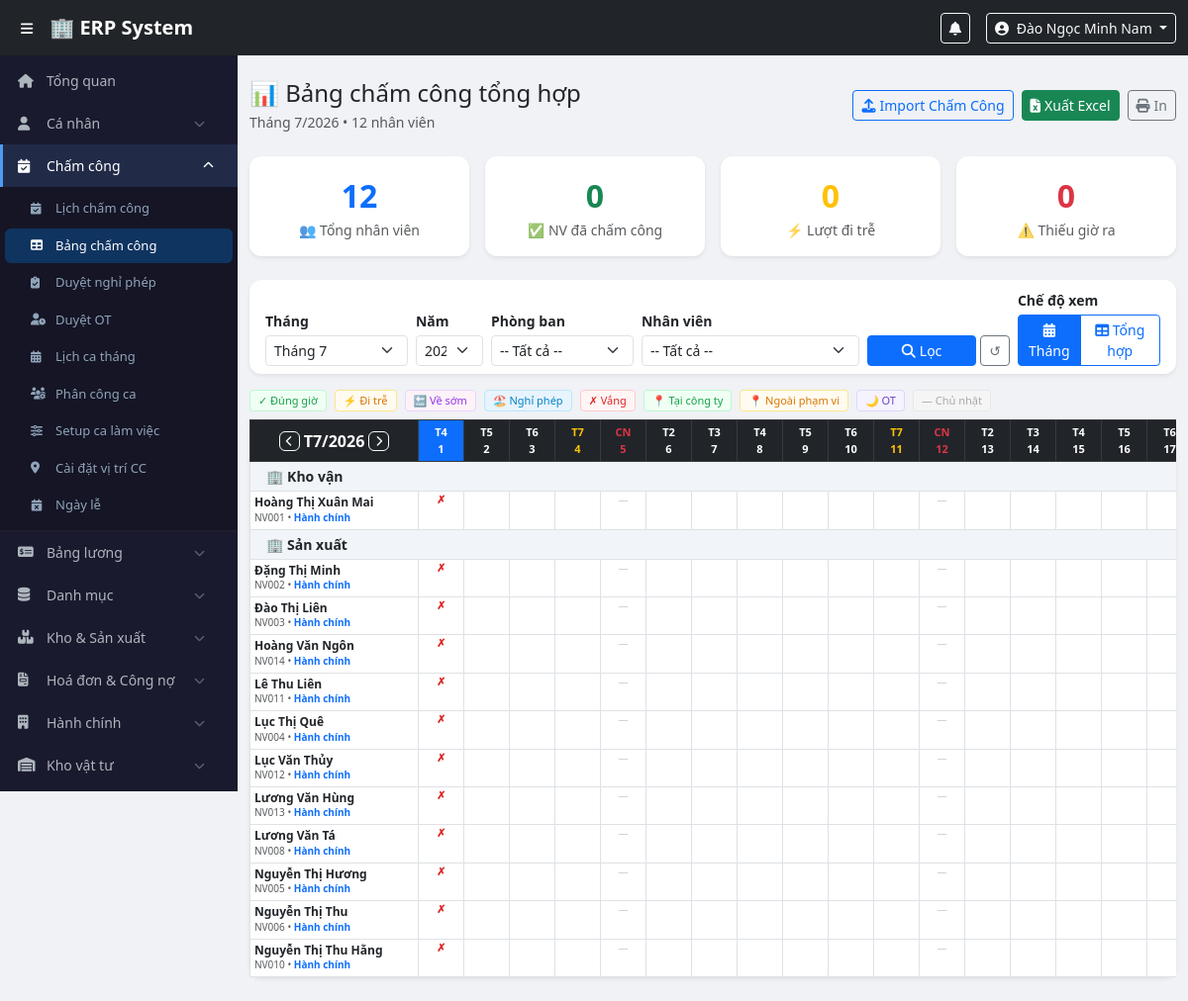
Page /modules/attendance/all_attendance.php (signed in) on the committed database.
### tables this page shows
CREATE TABLE `users` (
  `id` int(11) NOT NULL,
  `employee_code` varchar(20) NOT NULL,
  `full_name` varchar(100) NOT NULL,
  `username` varchar(50) NOT NULL,
  `password_hash` varchar(255) NOT NULL,
  `email` varchar(100) DEFAULT NULL,
  `phone` varchar(20) DEFAULT NULL,
  `role_id` int(11) NOT NULL,
  `department_id` int(11) DEFAULT NULL,
  `is_active` tinyint(1) DEFAULT 1,
  `created_at` timestamp NOT NULL DEFAULT current_timestamp()
);

CREATE TABLE `departments` (
  `id` int(11) NOT NULL,
  `name` varchar(100) NOT NULL,
  `created_at` timestamp NOT NULL DEFAULT current_timestamp()
);

CREATE TABLE `work_shifts` (
  `id` int(11) NOT NULL,
  `shift_code` varchar(20) NOT NULL,
  `shift_name` varchar(100) NOT NULL,
  `start_time` time NOT NULL,
  `end_time` time NOT NULL,
  `late_threshold` int(11) DEFAULT 15,
  `break_minutes` int(11) DEFAULT 60,
  `work_hours` decimal(4,2) DEFAULT 8.00,
  `ot_multiplier` decimal(3,2) DEFAULT 1.50,
  `weekend_multiplier` decimal(3,2) DEFAULT 2.00,
  `holiday_multiplier` decimal(3,2) DEFAULT 3.00,
  `is_night_shift` tinyint(1) NOT NULL DEFAULT 0,
  `color` varchar(20) DEFAULT '#0d6efd',
  `is_active` tinyint(1) DEFAULT 1,
  `created_by` int(11) DEFAULT NULL,
  `created_at` timestamp NOT NULL DEFAULT current_timestamp()
);

### modules/attendance/all_attendance.php (the view, shortened to what the rows shown need)
<?php
require_once $_SERVER['DOCUMENT_ROOT'] . '/erp/config/auth.php';
$pdo  = getDBConnection();
$viewMonth  = (int)($_GET['month']   ?? date('m'));
$viewYear   = (int)($_GET['year']    ?? date('Y'));
$filterDept = (int)($_GET['dept']    ?? 0);
$filterUser = (int)($_GET['user_id'] ?? 0);
$viewMode   = $_GET['view']          ?? 'month';
$daysInMon = cal_days_in_month(CAL_GREGORIAN, $viewMonth, $viewYear);
$empSQL = "SELECT u.id, u.full_name, u.employee_code, d.name AS dept_name, d.id AS dept_id,
                  r.display_name AS role_name,
                  ws.shift_name, ws.color AS shift_color,
                  ws.start_time AS shift_start, ws.end_time AS shift_end,
                  ws.work_hours AS shift_work_hours, ws.late_threshold
           FROM users u
           LEFT JOIN departments d ON u.department_id = d.id
           LEFT JOIN roles r ON u.role_id = r.id
           LEFT JOIN employee_shifts es ON es.user_id = u.id
               AND es.effective_date <= LAST_DAY(?)
               AND (es.end_date IS NULL OR es.end_date >= ?)
           LEFT JOIN work_shifts ws ON es.shift_id = ws.id
           WHERE u.is_active = 1 AND r.name != 'director'";
$empParams = ["$viewYear-$viewMonth-01", "$viewYear-$viewMonth-01"];
$empSQL .= " ORDER BY d.name, u.full_name";
$empStmt = $pdo->prepare($empSQL);
$empStmt->execute($empParams);
$employees = $empStmt->fetchAll();
$attMap = [];
$leaveMap = [];
$holidays = $pdo->prepare("SELECT holiday_date FROM holidays WHERE MONTH(holiday_date)=? AND YEAR(holiday_date)=?");
$holidays->execute([$viewMonth, $viewYear]);
$holidayDates = array_column($holidays->fetchAll(), 'holiday_date');
$empList = $pdo->query("SELECT id, full_name, employee_code FROM users WHERE is_active=1 ORDER BY full_name")->fetchAll();
include $_SERVER['DOCUMENT_ROOT'] . '/erp/includes/header.php';
?>
<div class="main-content">
<div class="container-fluid py-4">
    <?php if ($viewMode === 'month'): ?>
    <div class="card border-0 shadow-sm">
        <div class="card-body p-0">
            <div class="table-responsive">
                <table class="table table-bordered table-sm att-table mb-0" id="attTable">
                    <thead>
                        <tr class="table-dark">
                            <th class="sticky-col text-center" rowspan="2" style="min-width:170px;vertical-align:middle;">
                                <div class="d-flex align-items-center justify-content-center gap-1">
                                    <a href="?month=<?= $viewMonth-1 ?>&year=<?= $viewYear ?>&dept=<?= $filterDept ?>&user_id=<?= $filterUser ?>&view=month"
                                       class="btn btn-xs btn-outline-light"><i class="fas fa-chevron-left"></i></a>
                                    <span>T<?= $viewMonth ?>/<?= $viewYear ?></span>
                                    <a href="?month=<?= $viewMonth+1 ?>&year=<?= $viewYear ?>&dept=<?= $filterDept ?>&user_id=<?= $filterUser ?>&view=month"
                                       class="btn btn-xs btn-outline-light"><i class="fas fa-chevron-right"></i></a>
                                </div>
                            </th>
                            <?php for ($d = 1; $d <= $daysInMon; $d++):
                                $ds  = sprintf('%04d-%02d-%02d', $viewYear, $viewMonth, $d);
                                $dow = date('N', strtotime($ds));
                                $isToday   = ($ds === date('Y-m-d'));
                                $isSun     = ($dow == 7);
                                $isSat     = ($dow == 6);
                                $isHoliday = in_array($ds, $holidayDates);
                            ?>
                            <th class="text-center px-0
                                <?= $isToday ? 'bg-primary' : '' ?>
                                <?= !$isToday && $isHoliday ? 'bg-danger bg-opacity-75' : '' ?>
                                <?= !$isToday && !$isHoliday && $isSun ? 'text-danger' : '' ?>
                                <?= !$isToday && !$isHoliday && $isSat ? 'text-warning' : '' ?>"
                                style="min-width:36px;font-size:11px;white-space:nowrap;"
                                title="<?= $isHoliday ? 'Ngày lễ' : '' ?>">
                                <div><?= ['','T2','T3','T4','T5','T6','T7','CN'][$dow] ?></div>
                                <div class="fw-bold"><?= $d ?></div>
                            </th>
                            <?php endfor; ?>
                        </tr>
                    </thead>
                    <tbody>
                    <?php
                    $prevDept = null;
                    foreach ($employees as $emp):
                        if ($emp['dept_name'] !== $prevDept):
                            $prevDept = $emp['dept_name'];
                    ?>
                    <tr class="dept-row">
                        <td colspan="<?= $daysInMon + 7 ?>" class="py-1 ps-3 fw-bold small">
                            🏢 <?= htmlspecialchars($emp['dept_name'] ?? 'Chưa phân phòng ban') ?>
                        </td>
                    </tr>
                    <?php endif;
                    ?>
                    <tr class="emp-row">
                        <td class="sticky-col py-1">
                            <div class="fw-semibold" style="font-size:12px;line-height:1.2;">
                                <?= htmlspecialchars($emp['full_name']) ?>
                            </div>
                            <div style="font-size:10px;" class="text-muted">
                                <?= $emp['employee_code'] ?>
                                <?php if ($emp['shift_name']): ?>
                                &bull; <span style="color:<?= $emp['shift_color'] ?>;font-weight:600;">
                                    <?= htmlspecialchars($emp['shift_name']) ?>
                                </span>
                                <?php endif; ?>
                            </div>
                        </td>
                        <?php for ($d = 1; $d <= $daysInMon; $d++):
                            $dateStr   = sprintf('%04d-%02d-%02d', $viewYear, $viewMonth, $d);
                            $dow       = date('N', strtotime($dateStr));
                            $isSun     = ($dow == 7);
                            $isFuture  = ($dateStr > date('Y-m-d'));
                            $isHoliday = in_array($dateStr, $holidayDates);
                            $att   = $attMap[$emp['id']][$dateStr]   ?? null;
                            $leave = $leaveMap[$emp['id']][$dateStr] ?? null;
                            $bg = '#fff'; $content = ''; $title = '';
                            if ($isSun) {
                                $content = '<span style="color:#ccc;font-size:10px;">—</span>';
                            } elseif ($isHoliday && !$att) {
                                $bg = '#fff0f0';
                                $content = '<span style="font-size:11px;" title="Ngày lễ">🎉</span>';
                            } elseif ($isFuture) {
                                $bg = '#fafafa';
                            } elseif ($leave && !$att) {
                                $leaveLabels = ['annual'=>'Phép','sick'=>'Ốm','unpaid'=>'KL','other'=>'Khác'];
                                $bg = '#e8f4fd';
                                $content = '<span style="font-size:10px;color:#0284c7;font-weight:600;">' . ($leaveLabels[$leave] ?? 'Phép') . '</span>';
                                $title = 'Nghỉ phép';
                            } else {
                                $content = '<span style="color:#dc2626;font-size:11px;font-weight:bold;">✗</span>';
                                $title = 'Vắng không phép';
                            }
                        ?>
                        <td class="text-center p-0 att-cell"
                            style="min-width:46px;font-size:11px;white-space:nowrap;"
                            title="<?= htmlspecialchars($title) ?>"
                            onclick="showDayDetail(<?= $emp['id'] ?>, '<?= $dateStr ?>', '<?= htmlspecialchars(addslashes($emp['full_name'])) ?>')">
                            <?= $content ?>
                        </td>
                        <?php endfor; ?>
                    </tr>
                    <?php endforeach; ?>
                    </tbody>
                </table>
            </div>
        </div>
    </div>
    <?php endif; ?>
</div>
</div>
<?php include $_SERVER['DOCUMENT_ROOT'] . '/erp/includes/footer.php'; ?>

### includes/header.php (shortened to what the rows shown need)
<?php
$user = currentUser();
?>
<!DOCTYPE html>
<html lang="vi">
<head>
    <link href="https://cdn.jsdelivr.net/npm/bootstrap@5.3.0/dist/css/bootstrap.min.css" rel="stylesheet">
    <link href="https://cdnjs.cloudflare.com/ajax/libs/font-awesome/6.4.0/css/all.min.css" rel="stylesheet">
    <link href="/erp/assets/css/style.css" rel="stylesheet">
</head>
<body>
<nav class="navbar navbar-expand-lg navbar-dark bg-dark fixed-top" style="z-index:1030;">
    <div class="container-fluid">
        <div class="ms-auto d-flex align-items-center gap-3">
            <div class="dropdown">
                <button class="btn btn-sm btn-outline-light dropdown-toggle" data-bs-toggle="dropdown">
                    <i class="fas fa-user-circle me-1"></i>
                    <?= htmlspecialchars($user['full_name']) ?>
                </button>
            </div>
        </div>
    </div>
</nav>

### rows in the picture
users: full_name "Đào Ngọc Minh Nam"
users: department.name "Kho vận", full_name "Hoàng Thị Xuân Mai", employee_code "NV001", work_shifts.shift_name "Hành chính"
users: department.name "Sản xuất", full_name "Đặng Thị Minh", employee_code "NV002", work_shifts.shift_name "Hành chính"
users: full_name "Đào Thị Liên", employee_code "NV003", work_shifts.shift_name "Hành chính"
users: full_name "Hoàng Văn Ngôn", employee_code "NV014", work_shifts.shift_name "Hành chính"
users: full_name "Lê Thu Liên", employee_code "NV011", work_shifts.shift_name "Hành chính"
users: full_name "Lục Thị Quê", employee_code "NV004", work_shifts.shift_name "Hành chính"
users: full_name "Lục Văn Thủy", employee_code "NV012", work_shifts.shift_name "Hành chính"
users: full_name "Lương Văn Hùng", employee_code "NV013", work_shifts.shift_name "Hành chính"
users: full_name "Lương Văn Tá", employee_code "NV008", work_shifts.shift_name "Hành chính"
users: full_name "Nguyễn Thị Hương", employee_code "NV005", work_shifts.shift_name "Hành chính"
users: full_name "Nguyễn Thị Thu", employee_code "NV006", work_shifts.shift_name "Hành chính"
users: full_name "Nguyễn Thị Thu Hằng", employee_code "NV010", work_shifts.shift_name "Hành chính"

### other values in the picture
$viewMonth "7"
count($employees) "12"
$summary['total_checkins'] "0"
$summary['total_late'] "0"
$summary['missing_checkout'] "0"
$lbl "✓ Đúng giờ"
$lbl "⚡ Đi trễ"
$lbl "🔚 Về sớm"
$lbl "🏖️ Nghỉ phép"
$lbl "✗ Vắng"
$lbl "📍 Tại công ty"
$lbl "📍 Ngoài phạm vi"
$lbl "🌙 OT"
$lbl "— Chủ nhật"
form field year "2026"
